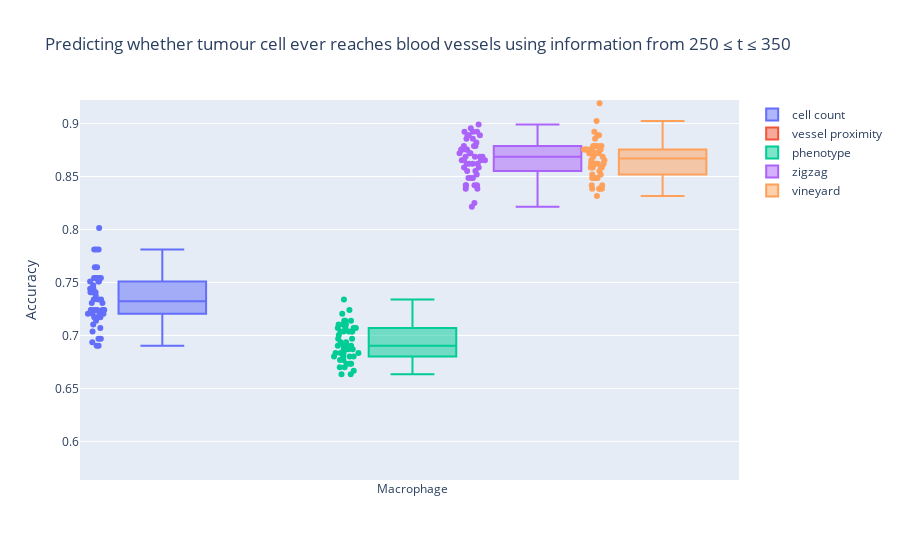

Write notebook code for a chart like this one.
### Code cell
fig = go.Figure()
array = np.array

fig.add_trace(go.Box(
    x = ['Tumour']*50 + ['Macrophage']*50,
    y = np.r_[scores['cct'], scores['cc']],
    name='cell count',
))

fig.add_trace(go.Box(
    x = ['Tumour']*50,
    y = scores['dt'],
    name='vessel proximity',
))

fig.add_trace(go.Box(
    x = ['Macrophage']*50,
    y = scores['phenotype'],
    name='phenotype',
))

fig.add_trace(go.Box(
    x = ['Tumour']*50 + ['Macrophage']*50,
    y = np.r_[scores['zzt'], scores['zz']],
    name='zigzag',
))

fig.add_trace(go.Box(
    x = ['Tumour']*50 + ['Macrophage']*50,
    y = np.r_[scores['rst'], scores['rs']],
    name='vineyard',
))

fig.update_traces(
    boxpoints='all',
)

fig.update_layout(
    title = 'Predicting whether tumour cell ever reaches blood vessels using information from 250 ≤ t ≤ 350',
    yaxis_title='Accuracy',
    boxmode='group'
)
fig.show()

### Figure 1 — Plotly figure (JSON) as saved in the notebook; plotly's stock layout.template omitted (floating-point values rounded to 4 significant figures)
{"data": [{"boxpoints": "all", "name": "cell count", "selectedpoints": [62, 93, 79, 76, 91, 65, 73, 97, 66, 53, 74, 86, 52, 60, 81, 94, 57, 59, 64, 67, 70, 82, 84, 55, 98, 50, 54, 95, 88, 61, 80, 87, 51, 68, 89, 99, 75, 77, 96, 56, 69, 71, 85, 92, 58, 83, 63, 72, 78, 90], "type": "box", "x": ["Tumour", "Tumour", "Tumour", "Tumour", "Tumour", "Tumour", "Tumour", "Tumour", "Tumour", "Tumour", "Tumour", "Tumour", "Tumour", "Tumour", "Tumour", "Tumour", "Tumour", "Tumour", "Tumour", "Tumour", "Tumour", "Tumour", "Tumour", "Tumour", "Tumour", "Tumour", "Tumour", "Tumour", "Tumour", "Tumour", "Tumour", "Tumour", "Tumour", "Tumour", "Tumour", "Tumour", "Tumour", "Tumour", "Tumour", "Tumour", "Tumour", "Tumour", "Tumour", "Tumour", "Tumour", "Tumour", "Tumour", "Tumour", "Tumour", "Tumour", "Macrophage", "Macrophage", "Macrophage", "Macrophage", "Macrophage", "Macrophage", "Macrophage", "Macrophage", "Macrophage", "Macrophage", "Macrophage", "Macrophage", "Macrophage", "Macrophage", "Macrophage", "Macrophage", "Macrophage", "Macrophage", "Macrophage", "Macrophage", "Macrophage", "Macrophage", "Macrophage", "Macrophage", "Macrophage", "Macrophage", "Macrophage", "Macrophage", "Macrophage", "Macrophage", "Macrophage", "Macrophage", "Macrophage", "Macrophage", "Macrophage", "Macrophage", "Macrophage", "Macrophage", "Macrophage", "Macrophage", "Macrophage", "Macrophage", "Macrophage", "Macrophage", "Macrophage", "Macrophage", "Macrophage", "Macrophage", "Macrophage", "Macrophage"], "y": [0.4714, 0.5051, 0.468, 0.5152, 0.468, 0.4444, 0.468, 0.4848, 0.468, 0.5387, 0.5219, 0.4983, 0.431, 0.4613, 0.4882, 0.4848, 0.4714, 0.4916, 0.5118, 0.4411, 0.4579, 0.4646, 0.4848, 0.5286, 0.4949, 0.5084, 0.4983, 0.4747, 0.4781, 0.4512, 0.5084, 0.4411, 0.4983, 0.4848, 0.4916, 0.4916, 0.4848, 0.5051, 0.4848, 0.4714, 0.4545, 0.5118, 0.532, 0.4444, 0.468, 0.4848, 0.5219, 0.4781, 0.4882, 0.4444, 0.734, 0.7441, 0.7205, 0.7172, 0.734, 0.7306, 0.7542, 0.7239, 0.7643, 0.7239, 0.7205, 0.7407, 0.6902, 0.7811, 0.7239, 0.7037, 0.7138, 0.7239, 0.7441, 0.7542, 0.7239, 0.7542, 0.7811, 0.7071, 0.7172, 0.7508, 0.697, 0.7508, 0.7811, 0.6936, 0.7407, 0.7205, 0.7239, 0.7643, 0.7239, 0.7542, 0.7172, 0.7407, 0.7374, 0.7441, 0.8013, 0.697, 0.7542, 0.6902, 0.7205, 0.734, 0.7508, 0.7104, 0.7306, 0.7475]}, {"boxpoints": "all", "name": "vessel proximity", "selectedpoints": [], "type": "box", "x": ["Tumour", "Tumour", "Tumour", "Tumour", "Tumour", "Tumour", "Tumour", "Tumour", "Tumour", "Tumour", "Tumour", "Tumour", "Tumour", "Tumour", "Tumour", "Tumour", "Tumour", "Tumour", "Tumour", "Tumour", "Tumour", "Tumour", "Tumour", "Tumour", "Tumour", "Tumour", "Tumour", "Tumour", "Tumour", "Tumour", "Tumour", "Tumour", "Tumour", "Tumour", "Tumour", "Tumour", "Tumour", "Tumour", "Tumour", "Tumour", "Tumour", "Tumour", "Tumour", "Tumour", "Tumour", "Tumour", "Tumour", "Tumour", "Tumour", "Tumour"], "y": [0.596, 0.5993, 0.5926, 0.6061, 0.6094, 0.5825, 0.6296, 0.6061, 0.6263, 0.5791, 0.569, 0.6061, 0.6296, 0.6027, 0.6195, 0.6027, 0.6128, 0.5993, 0.5892, 0.596, 0.6431, 0.5993, 0.5892, 0.6195, 0.5623, 0.6195, 0.6162, 0.5993, 0.569, 0.6128, 0.6128, 0.6027, 0.6128, 0.6094, 0.5758, 0.5724, 0.6027, 0.6128, 0.596, 0.6296, 0.6195, 0.633, 0.5859, 0.5724, 0.5892, 0.596, 0.5859, 0.6296, 0.5993, 0.5892]}, {"boxpoints": "all", "name": "phenotype", "selectedpoints": [43, 47, 24, 16, 17, 5, 27, 48, 0, 34, 10, 19, 30, 35, 4, 14, 32, 36, 49, 1, 11, 28, 42, 7, 8, 22, 29, 21, 40, 2, 37, 44, 9, 15, 33, 39, 41, 3, 12, 20, 23, 6, 31, 38, 13, 25, 26, 45, 18, 46], "type": "box", "x": ["Macrophage", "Macrophage", "Macrophage", "Macrophage", "Macrophage", "Macrophage", "Macrophage", "Macrophage", "Macrophage", "Macrophage", "Macrophage", "Macrophage", "Macrophage", "Macrophage", "Macrophage", "Macrophage", "Macrophage", "Macrophage", "Macrophage", "Macrophage", "Macrophage", "Macrophage", "Macrophage", "Macrophage", "Macrophage", "Macrophage", "Macrophage", "Macrophage", "Macrophage", "Macrophage", "Macrophage", "Macrophage", "Macrophage", "Macrophage", "Macrophage", "Macrophage", "Macrophage", "Macrophage", "Macrophage", "Macrophage", "Macrophage", "Macrophage", "Macrophage", "Macrophage", "Macrophage", "Macrophage", "Macrophage", "Macrophage", "Macrophage", "Macrophage"], "y": [0.6768, 0.6869, 0.697, 0.7071, 0.6835, 0.6734, 0.7104, 0.6902, 0.6902, 0.7037, 0.6801, 0.6869, 0.7071, 0.7138, 0.6835, 0.7037, 0.67, 0.67, 0.7239, 0.6801, 0.7071, 0.6936, 0.6902, 0.7071, 0.6667, 0.7138, 0.7138, 0.6734, 0.6869, 0.6902, 0.6801, 0.7104, 0.6835, 0.7037, 0.6768, 0.6801, 0.6835, 0.697, 0.7104, 0.7037, 0.6936, 0.7037, 0.6869, 0.6633, 0.7003, 0.7205, 0.734, 0.6633, 0.6734, 0.6835]}, {"boxpoints": "all", "name": "zigzag", "selectedpoints": [79, 89, 54, 63, 55, 61, 70, 90, 65, 66, 81, 93, 50, 86, 71, 78, 64, 96, 98, 99, 68, 77, 82, 97, 62, 69, 73, 94, 53, 83, 87, 56, 58, 85, 91, 92, 57, 59, 84, 80, 72, 95, 52, 60, 75, 51, 74, 76, 88, 67], "type": "box", "x": ["Tumour", "Tumour", "Tumour", "Tumour", "Tumour", "Tumour", "Tumour", "Tumour", "Tumour", "Tumour", "Tumour", "Tumour", "Tumour", "Tumour", "Tumour", "Tumour", "Tumour", "Tumour", "Tumour", "Tumour", "Tumour", "Tumour", "Tumour", "Tumour", "Tumour", "Tumour", "Tumour", "Tumour", "Tumour", "Tumour", "Tumour", "Tumour", "Tumour", "Tumour", "Tumour", "Tumour", "Tumour", "Tumour", "Tumour", "Tumour", "Tumour", "Tumour", "Tumour", "Tumour", "Tumour", "Tumour", "Tumour", "Tumour", "Tumour", "Tumour", "Macrophage", "Macrophage", "Macrophage", "Macrophage", "Macrophage", "Macrophage", "Macrophage", "Macrophage", "Macrophage", "Macrophage", "Macrophage", "Macrophage", "Macrophage", "Macrophage", "Macrophage", "Macrophage", "Macrophage", "Macrophage", "Macrophage", "Macrophage", "Macrophage", "Macrophage", "Macrophage", "Macrophage", "Macrophage", "Macrophage", "Macrophage", "Macrophage", "Macrophage", "Macrophage", "Macrophage", "Macrophage", "Macrophage", "Macrophage", "Macrophage", "Macrophage", "Macrophage", "Macrophage", "Macrophage", "Macrophage", "Macrophage", "Macrophage", "Macrophage", "Macrophage", "Macrophage", "Macrophage", "Macrophage", "Macrophage", "Macrophage", "Macrophage"], "y": [0.6027, 0.6061, 0.6027, 0.6094, 0.6027, 0.596, 0.6128, 0.6027, 0.6128, 0.6229, 0.6027, 0.6162, 0.6027, 0.6061, 0.6094, 0.5993, 0.6027, 0.6162, 0.6061, 0.6061, 0.6027, 0.6162, 0.6061, 0.5926, 0.5993, 0.6027, 0.6027, 0.5993, 0.6061, 0.596, 0.6027, 0.6094, 0.6094, 0.6061, 0.6128, 0.6094, 0.6162, 0.5993, 0.6162, 0.6162, 0.596, 0.6162, 0.5993, 0.6061, 0.6027, 0.6061, 0.6094, 0.5993, 0.6094, 0.5993, 0.8552, 0.8923, 0.8889, 0.8721, 0.8384, 0.8418, 0.8754, 0.8788, 0.8754, 0.8788, 0.8889, 0.8418, 0.8687, 0.8384, 0.862, 0.8485, 0.8485, 0.899, 0.8653, 0.8687, 0.8418, 0.8586, 0.8855, 0.8687, 0.8923, 0.8889, 0.8923, 0.8653, 0.8586, 0.8215, 0.8822, 0.8485, 0.8653, 0.8721, 0.8788, 0.8754, 0.8552, 0.8721, 0.8956, 0.8249, 0.8418, 0.8754, 0.8754, 0.8519, 0.8687, 0.8855, 0.862, 0.8653, 0.862, 0.862]}, {"boxpoints": "all", "name": "vineyard", "selectedpoints": [62, 67, 73, 78, 88, 57, 58, 55, 65, 86, 87, 91, 98, 51, 60, 64, 75, 84, 52, 54, 93, 95, 97, 71, 82, 92, 94, 53, 70, 72, 76, 83, 50, 56, 63, 79, 80, 81, 90, 99, 61, 66, 69, 89, 74, 68, 77, 96, 85, 59], "type": "box", "x": ["Tumour", "Tumour", "Tumour", "Tumour", "Tumour", "Tumour", "Tumour", "Tumour", "Tumour", "Tumour", "Tumour", "Tumour", "Tumour", "Tumour", "Tumour", "Tumour", "Tumour", "Tumour", "Tumour", "Tumour", "Tumour", "Tumour", "Tumour", "Tumour", "Tumour", "Tumour", "Tumour", "Tumour", "Tumour", "Tumour", "Tumour", "Tumour", "Tumour", "Tumour", "Tumour", "Tumour", "Tumour", "Tumour", "Tumour", "Tumour", "Tumour", "Tumour", "Tumour", "Tumour", "Tumour", "Tumour", "Tumour", "Tumour", "Tumour", "Tumour", "Macrophage", "Macrophage", "Macrophage", "Macrophage", "Macrophage", "Macrophage", "Macrophage", "Macrophage", "Macrophage", "Macrophage", "Macrophage", "Macrophage", "Macrophage", "Macrophage", "Macrophage", "Macrophage", "Macrophage", "Macrophage", "Macrophage", "Macrophage", "Macrophage", "Macrophage", "Macrophage", "Macrophage", "Macrophage", "Macrophage", "Macrophage", "Macrophage", "Macrophage", "Macrophage", "Macrophage", "Macrophage", "Macrophage", "Macrophage", "Macrophage", "Macrophage", "Macrophage", "Macrophage", "Macrophage", "Macrophage", "Macrophage", "Macrophage", "Macrophage", "Macrophage", "Macrophage", "Macrophage", "Macrophage", "Macrophage", "Macrophage", "Macrophage"], "y": [0.734, 0.7172, 0.7172, 0.6869, 0.7239, 0.7407, 0.7475, 0.7037, 0.6936, 0.6835, 0.6902, 0.7172, 0.7071, 0.7172, 0.7239, 0.7138, 0.7273, 0.7407, 0.6768, 0.7138, 0.7037, 0.697, 0.7037, 0.7239, 0.7374, 0.7172, 0.7441, 0.6869, 0.6902, 0.7172, 0.6633, 0.7475, 0.7576, 0.7239, 0.7104, 0.7205, 0.7003, 0.697, 0.7037, 0.7609, 0.7205, 0.6936, 0.7239, 0.7239, 0.6936, 0.7138, 0.7172, 0.7273, 0.697, 0.7003, 0.8754, 0.8552, 0.862, 0.8721, 0.862, 0.8485, 0.8754, 0.8418, 0.8418, 0.9192, 0.8586, 0.8788, 0.8316, 0.8754, 0.8586, 0.8485, 0.8788, 0.8384, 0.8889, 0.8788, 0.8721, 0.8653, 0.8721, 0.8384, 0.8855, 0.8586, 0.8721, 0.8889, 0.8384, 0.8754, 0.8754, 0.8754, 0.8653, 0.8721, 0.8586, 0.9024, 0.8485, 0.8485, 0.8384, 0.8788, 0.8754, 0.8519, 0.8687, 0.862, 0.8687, 0.862, 0.8923, 0.862, 0.8519, 0.8754]}], "layout": {"autosize": true, "boxmode": "group", "dragmode": "zoom", "title": {"text": "Predicting whether tumour cell ever reaches blood vessels using information from 250 ≤ t ≤ 350"}, "xaxis": {"autorange": false, "range": [0.6279, 1.365], "type": "category"}, "yaxis": {"autorange": false, "range": [0.5636, 0.9222], "title": {"text": "Accuracy"}, "type": "linear"}}}
